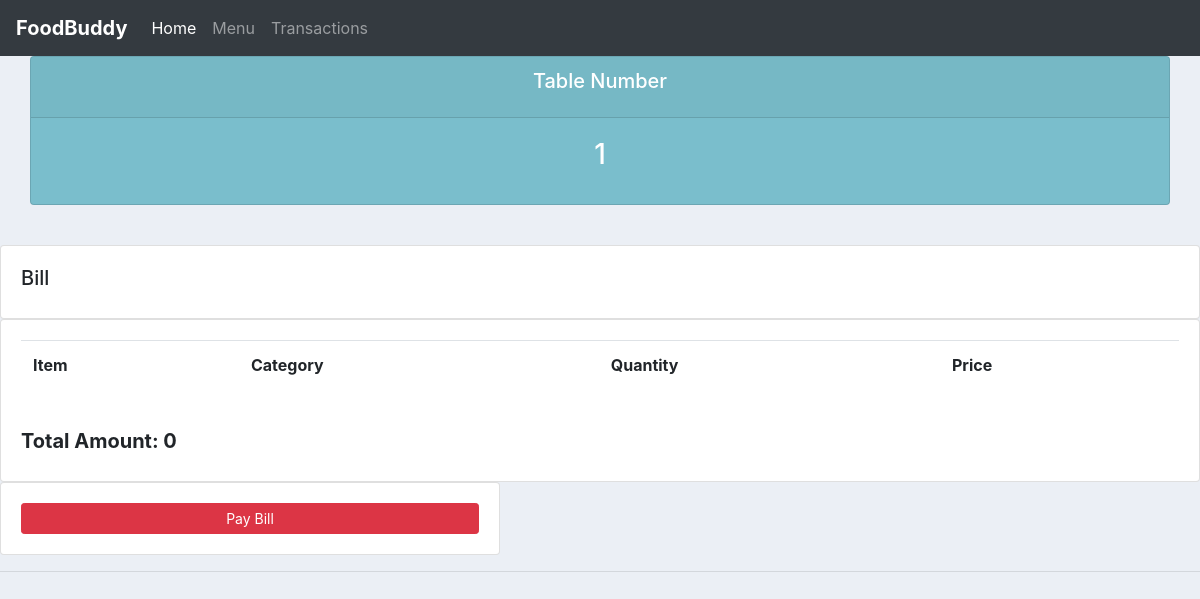
Before: /bill/1/ with the older database file.
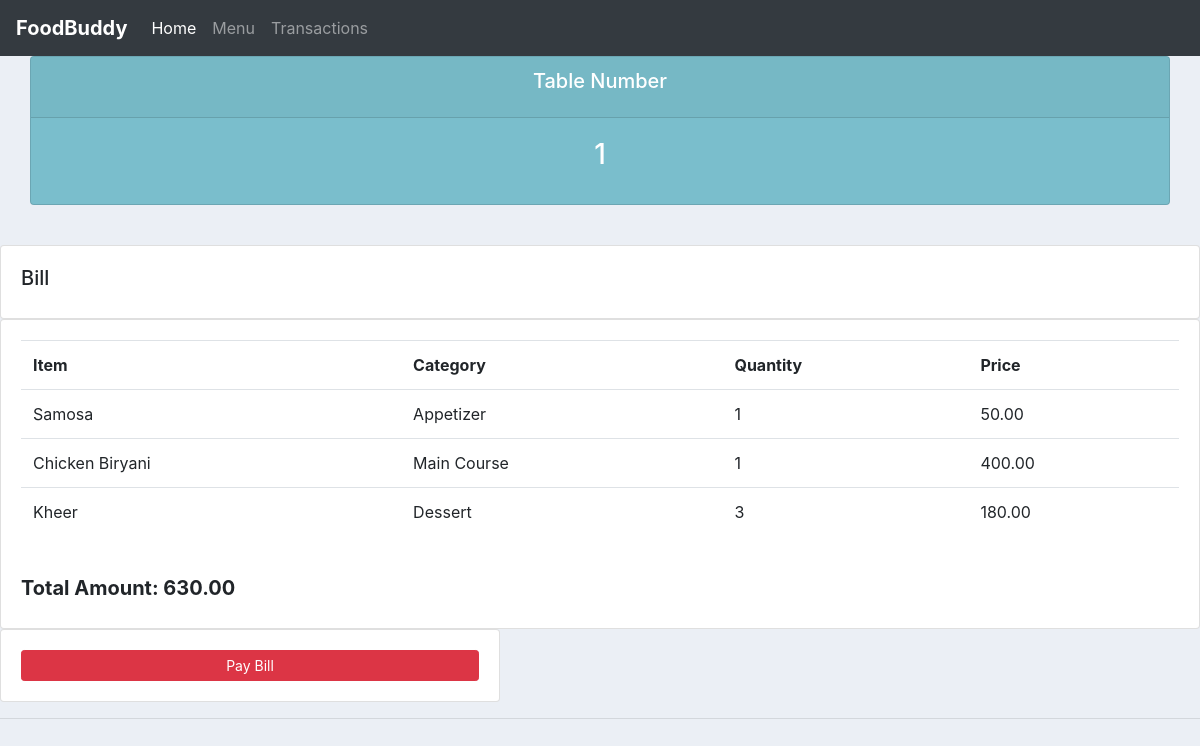
After: the same page with the newer database file.
### restaurant/models.py (models this page shows, shortened)
class Order(models.Model):
    STATUS_CHOICES = [
        ('Preparing', 'Preparing'),
        ('Served', 'Served'),
    ]
    table = models.ForeignKey(Table, on_delete=models.SET_NULL, null=True, blank=True)
    order_date = models.DateTimeField(auto_now_add=True)
    meal = models.ForeignKey(Menu, on_delete=models.CASCADE, null=True)
    quantity = models.IntegerField(default=1)
    item_price = models.DecimalField(max_digits=5, decimal_places=2, blank=True, null=True)
    status = models.CharField(max_length=20, choices=STATUS_CHOICES)

class Menu(models.Model):
    CATEGORY_CHOICES = [
        ('Appetizer', 'Appetizer'),
        ('Main Course', 'Main Course'),
        ('Dessert', 'Dessert'),
        ('Beverage', 'Beverage'),
    ]
    meal_name = models.CharField(max_length=255)
    meal_price = models.DecimalField(max_digits=5, decimal_places=2)
    category = models.CharField(max_length=20, choices=CATEGORY_CHOICES)

### restaurant/views.py (the view)
# urls.py: path('bill/<str:pk_test>/',views.bill, name = "bill"),
def bill(request, pk_test):
    table = Table.objects.get(id=pk_test)
    orders = table.order_set.all()
    total_amount = sum(order.item_price for order in orders)
    context = {'table':table,'orders':orders,'total_amount':total_amount}
    return render(request,"restaurant/bill.html",context)

### restaurant/templates/restaurant/bill.html
{% extends 'restaurant/main.html' %}
{% block content %}
<div class="col">
    <div class="col-md">
        <div class="card text-center text-white  mb-3" id="orders-delivered">
              <div class="card-header">
                  <h5 class="card-title">Table Number</h5>
              </div>
              <div class="card-body">
                <h3 class="card-title">{{table.id}}</h3>
              </div>
        </div>
    </div>
</div>
		<br>
		<div class="row">
			<div class="col-md">
				<div class="card card-body">
					<h5>Bill</h5>
				</div>
				<div class="card card-body">
					<table class="table">
						<tr>
							<th>Item</th>
							<th>Category</th>
                            <th>Quantity</th>
							<th>Price</th>
						</tr>
						{% for order in orders %}
						<tr>
							<td>{{order.meal.meal_name}}</td>
							<td>{{order.meal.category}}</td>
							<td>{{order.quantity}}</td>
							<td>{{order.item_price}}</td>
						</tr>
				{% endfor %}
					</table>
					<br>
					<h5 style="font-weight: bold;">Total Amount:   <span>  {{total_amount}}</span></h5>
				</div>
			</div>
		</div>
        <div class="row">
			<div class="col-md">
				<div class="card card-body" style="width: 500px;">
					<a class = "btn btn-sm btn-danger" href="{% url 'pay' table.id %}">Pay Bill</a>
                </div>
            </div>
        </div>
{% endblock content %}

Changed rows visible on the page:
added Order: meal.meal_name "Samosa", meal.category "Appetizer", quantity "1", item_price "50.00"
added Order: meal.meal_name "Chicken Biryani", meal.category "Main Course", quantity "1", item_price "400.00"
added Order: meal.meal_name "Kheer", meal.category "Dessert", quantity "3", item_price "180.00"
Other visible differences:
{{ total_amount }}: "0" → "630.00"
